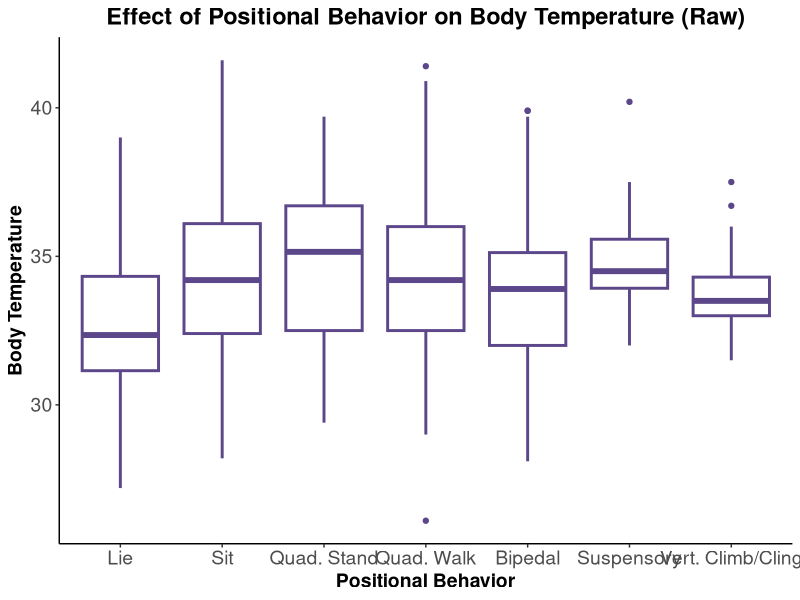
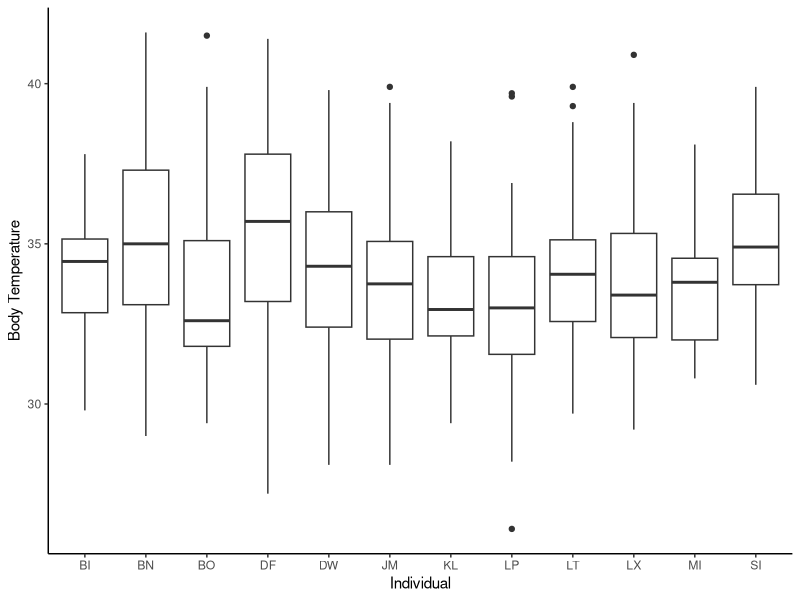
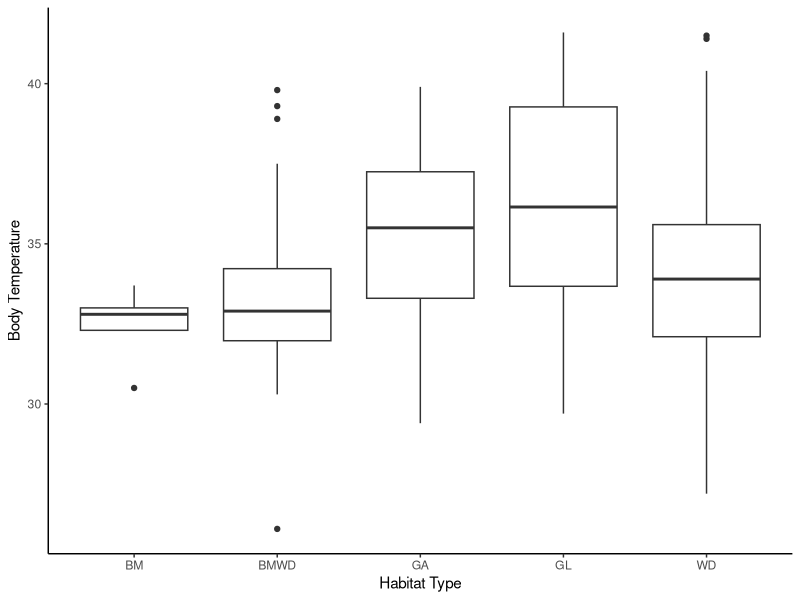
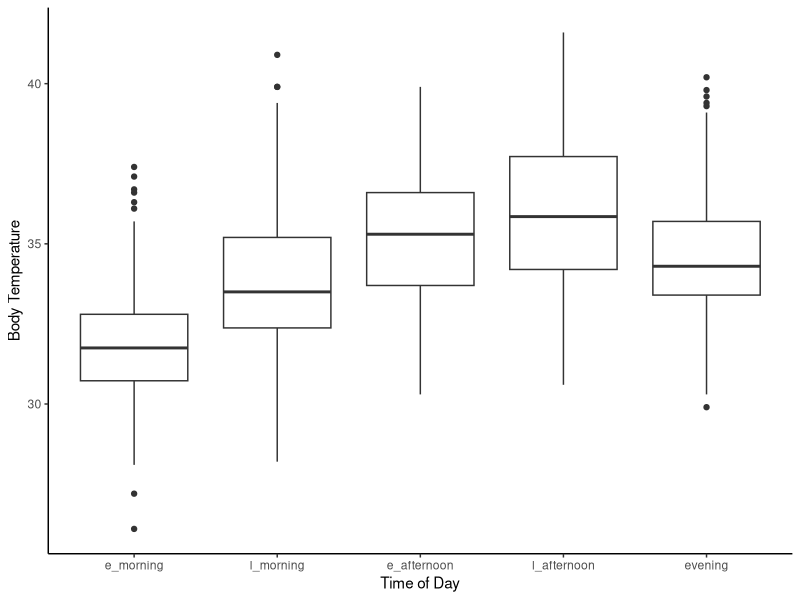
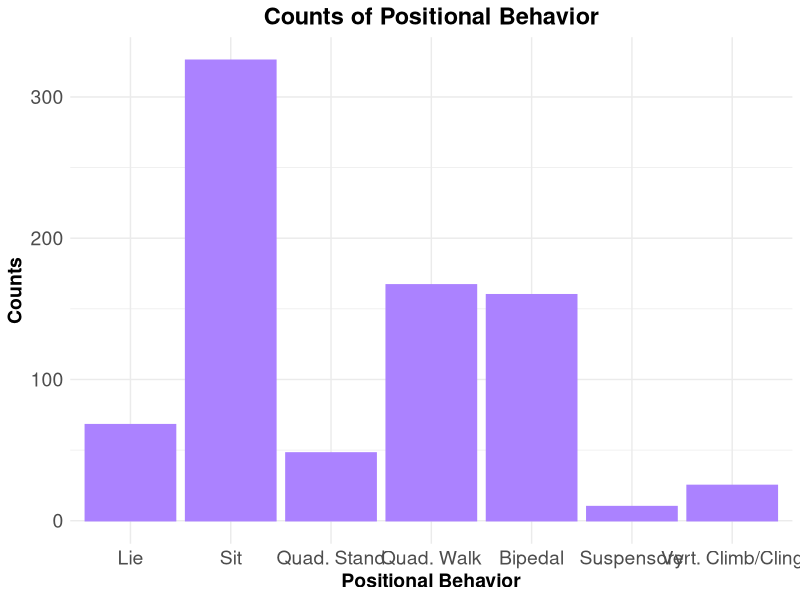
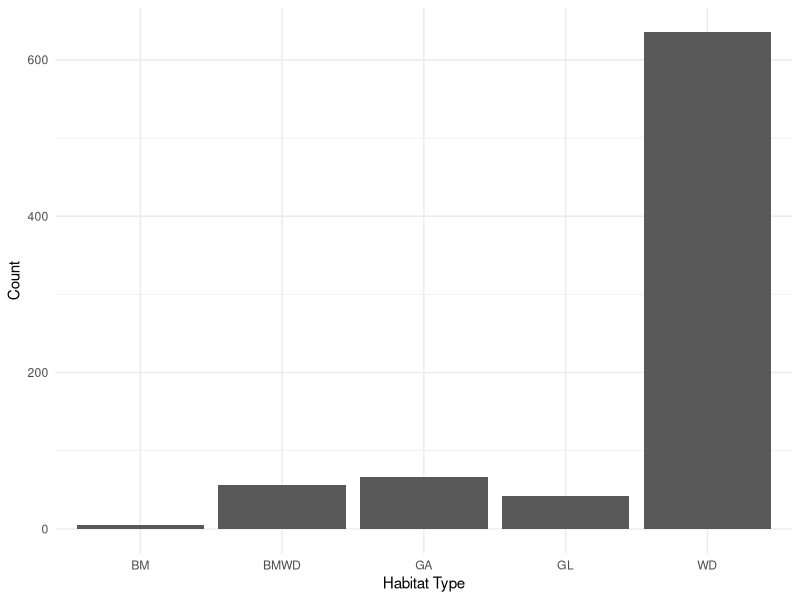
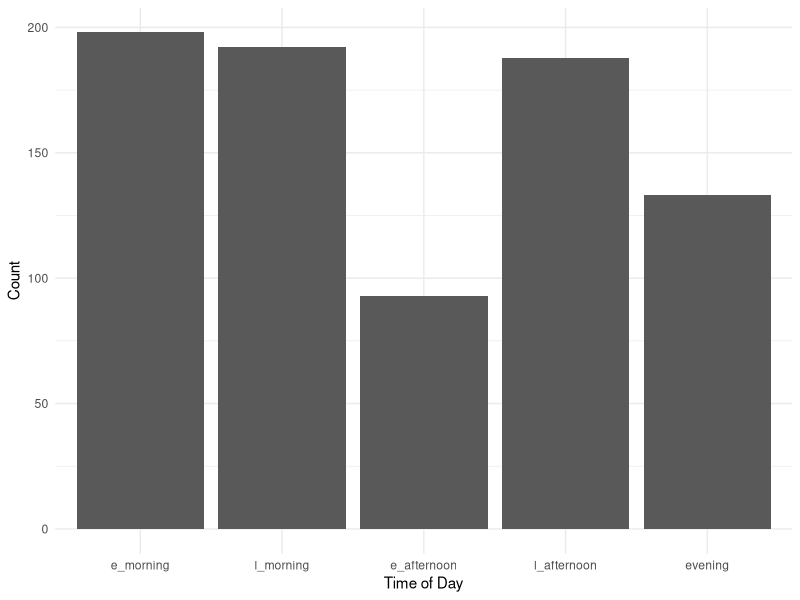
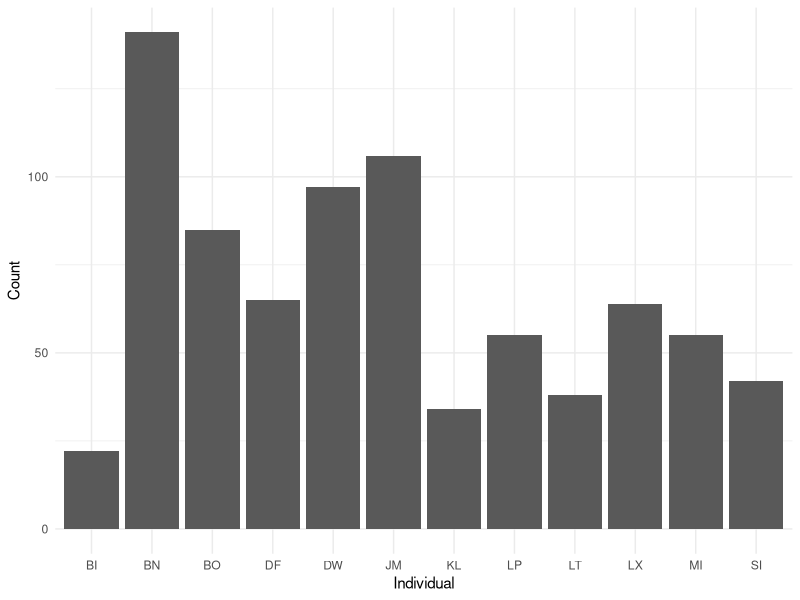

Write the R code that produced these figures, in order. (Note: this script raises an error after producing the figures.)
# load libraries
library(scales)
library(readr)
library(lubridate)
library(magrittr)
library(ggplot2)
library(car)
library(emmeans)
library(lme4)
library(ggthemes)
library(tidyverse) 
#library(plyr) #HSR note- if you need plyr, need to load it before tidyverse. But dplyr in tidyverse does everything plyr can do and more, so shoudln't need plyr. 

##read in data
prelim_tidy <- read_csv("_data/_tidy/prelim_data_tidycols.csv")
View(prelim_tidy)
nrow(prelim_tidy) #2873 rows

#Omit any missing values:
summary(is.na(prelim_tidy)) #looks like missing lots of therm data

prelim_temp<-na.omit(prelim_tidy)
View(prelim_temp)
nrow(prelim_temp) #810 rows; most rows were removed bc therm data missing. 

prelim_temp$therm_t[prelim_temp$therm_t >= 42] <- NA #remove therm values >42 because likely a temp sensor problem? 6 rows removed.  

prelim_temp<-na.omit(prelim_temp) #remove those rows with NA's
View(prelim_temp)
nrow(prelim_temp) #now 804 rows

#Combine positional behaviors into smaller categories
# suspensory = Cb, Br & QM
#bipedalism = BpS, BpW & Abp
#Sit = St & Sq
#Vertical climb and cling together
prelim_temp$pos_beh[prelim_temp$pos_beh == "Cb"] <- "Su"
prelim_temp$pos_beh[prelim_temp$pos_beh == "Br"] <- "Su"
prelim_temp$pos_beh[prelim_temp$pos_beh == "QM"] <- "Su"
prelim_temp$pos_beh[prelim_temp$pos_beh == "Vci"] <- "VC"
prelim_temp$pos_beh[prelim_temp$pos_beh == "Abp"] <- "Bp"
prelim_temp$pos_beh[prelim_temp$pos_beh == "BpS"] <- "Bp"
prelim_temp$pos_beh[prelim_temp$pos_beh == "BpW"] <- "Bp"
prelim_temp$pos_beh[prelim_temp$pos_beh == "Sq"] <- "St"

############
##re-order levels
prelim_temp$time_od <- factor(prelim_temp$time_od, levels = c("e_morning", "l_morning", "e_afternoon", "l_afternoon", "evening"))
prelim_temp$pos_beh <- factor(prelim_temp$pos_beh, levels = c("QS", "Ly", "St", "QW", "Bp", "Su", "VC"))

## Change to factor and numeric
factor_cols <- c("pos_beh","context", "substrate", "hab_type", "individual")
numeric_cols <- c("sun", "therm_t", "t_lo", "t_hi", "amb_t")

prelim_temp[factor_cols] <- lapply(prelim_temp[factor_cols], as.factor)

prelim_temp[numeric_cols] <- lapply(prelim_temp[numeric_cols], as.numeric)

str(prelim_temp)

##plotting
## Change levels for the plot 
prelim_temp$pos_beh <- factor(prelim_temp$pos_beh, levels = c("Ly","St", "QS", "QW", "Bp", "Su", "VC"))

pb_raw_plot <- ggplot(prelim_temp, aes(pos_beh, therm_t)) +
                  geom_boxplot(fill = "white", colour = "mediumpurple4", size = 1) + 
                  ggtitle("Effect of Positional Behavior on Body Temperature (Raw)") +
                  scale_x_discrete(name = "Positional Behavior", labels = c("Lie", "Sit", 
                                        "Quad. Stand", "Quad. Walk", "Bipedal", 
                                        "Suspensory", "Vert. Climb/Cling")) +
                  scale_y_continuous(name = "Body Temperature") +
                  theme_classic()+
                  theme(axis.text.x=element_text(size=14),
                  axis.text.y=element_text(size=14),
                  axis.title.y=element_text(size=14, face="bold"),
                  axis.title.x=element_text(size=14, face="bold"),
                  plot.title = element_text(hjust = 0.5, size=17, face="bold"))
  
pb_raw_plot

##save plot
ggsave("pb_raw_plot.pdf", width=10, height=6, units="in")

ggsave("pb_raw_plot.png", width=10, height=6, units="in")

#labels = c("Lie", "Sit", "Squat", "Quad. Stand", "Quad. Walk", "Bipedal", "Suspensory", "Vert. Climb/Cling"

ggplot(prelim_temp, aes(individual, therm_t)) +
  geom_boxplot() + 
  labs(x="Individual", y="Body Temperature") +
  theme_classic()

ggplot(prelim_temp, aes(hab_type, therm_t)) +
  geom_boxplot() + 
  labs(x="Habitat Type", y="Body Temperature") +
  theme_classic()

ggplot(prelim_temp, aes(time_od, therm_t)) +
  geom_boxplot() + 
  labs(x="Time of Day", y="Body Temperature") +
  theme_classic()

##counts
counts_pos_beh <- ggplot(prelim_temp, aes(pos_beh))+
                    geom_bar(stat="count", fill = "mediumpurple1", colour = "mediumpurple1") + 
                    ggtitle("Counts of Positional Behavior") +
                    scale_x_discrete(name = "Positional Behavior", 
                    labels = c("Lie", "Sit", "Quad. Stand", "Quad. Walk", 
                              "Bipedal", "Suspensory", "Vert. Climb/Cling")) +
                    scale_y_continuous(name = "Counts") +
                    theme_minimal()+
                    theme(axis.text.x=element_text(size=14),
                    axis.text.y=element_text(size=14),
                    axis.title.y=element_text(size=14, face="bold"),
                    axis.title.x=element_text(size=14, face="bold"),
                    plot.title = element_text(hjust = 0.5, size=17, face="bold"))
counts_pos_beh

##save plot
ggsave("counts_pos_beh.pdf", width=10, height=6, units="in")

ggsave("counts_pos_beh.png", width=10, height=6, units="in")

#####more count plots #####

ggplot(prelim_temp, aes(hab_type))+
  geom_bar(stat="count") + 
  labs(x="Habitat Type", y="Count")+
  theme_minimal()    ###can I combine bamboo with bamboo woodland?

ggplot(prelim_temp, aes(time_od))+
  geom_bar(stat="count") + 
  labs(x="Time of Day", y="Count")+
  theme_minimal()

ggplot(prelim_temp, aes(individual))+
  geom_bar(stat="count") + 
  labs(x="Individual", y="Count")+
  theme_minimal()

ggplot(prelim_temp, aes(sun))+
  geom_histogram()

ggplot(prelim_temp, aes(amb_t))+
  geom_histogram()

freq_therm_t <- ggplot(prelim_temp, aes(therm_t))+
                  geom_histogram(aes(y = (..count..)/sum(..count..)), bins = 10, 
                      fill = "mediumpurple1", colour = "mediumpurple1")+
                  ggtitle("Frequency of Chimpanzee Body Temperature") +
                  scale_y_continuous(name = "Frequency", labels = percent)+
                  scale_x_continuous(name = "Chimpanzee Body Temperature")+
                  theme_minimal()+
                  theme(axis.text.x=element_text(size=14),
                      axis.text.y=element_text(size=14),
                      axis.title.y=element_text(size=14, face="bold"),
                      axis.title.x=element_text(size=14, face="bold"),
                      plot.title = element_text(hjust = 0.5, size=17, face="bold"))

freq_therm_t

##save freq_therm_t plot
ggsave("freq_therm_t.pdf", width=10, height=6, units="in")

ggsave("freq_therm_t.png", width=10, height=6, units="in")

###model plotting
library(broom)

m1 <- lmer(therm_t ~ pos_beh + amb_t + sun + date + hab_type +
       (1|individual), data = prelim_temp)
summary(m1)
confint(m1)

##plotting model?
fitted_pb <- ggplot(fortify(m1), aes(pos_beh, therm_t)) +
              stat_summary(fun.data=mean_se, geom="pointrange") +
              stat_summary(aes(y=.fitted), fun.y=mean, geom="line")+
              scale_x_discrete(name = "Positional Behavior", 
                   labels = c("Lie", "Sit", "Quad. Stand", "Quad. Walk", 
                              "Bipedal", "Suspensory", "Vert. Climb/Cling")) +
              scale_y_continuous(name = "Body Temperature") +
              theme_minimal()+
              theme(axis.text.x=element_text(size=14),
                axis.text.y=element_text(size=14),
                axis.title.y=element_text(size=14, face="bold"),
                axis.title.x=element_text(size=14, face="bold"))
fitted_pb

##save plot
ggsave("fitted_pb.pdf", width=10, height=6, units="in")

ggsave("fitted_pb.png", width=10, height=6, units="in")

#predict(m1, preddata)

#m1_res <- tidy(coef(summary(m1)) ) 
#ggplot(m1_res, aes(pos_beh, therm_t)) +
  #geom_point()

ggplot(prelim_temp, aes(pos_beh, therm_t)) + 
  geom_point(size = 3) +
  geom_point(aes(y=predict(m1)), size = 1)


#change levels for the plot
prelim_temp$pos_beh <- factor(prelim_temp$pos_beh, levels = c("Ly","St", "Sq", "QS", "QW", "Bp", "Su", "VC"))

pred_v_obs <- ggplot(prelim_temp, aes(pos_beh, therm_t)) + 
              geom_point(size = 3, colour = "blue") + #shows raw data
              geom_boxplot(colour="blue")+ #shows raw data
              geom_boxplot(aes(y=predict(m1)), size = 1, colour = "red") + #shows model predictions
              scale_x_discrete(name = "Positional Behavior", labels = c("Lie", "Sit", 
                                      "Squat", "Quad. Stand", "Quad. Walk", "Bipedal", 
                                      "Suspensory", "Vert. Climb/Cling")) +
              scale_y_continuous(name = "Body Temperature") +
              theme_classic()

pred_v_obs
#hsr: what this tells me is that the model predictions are pretty close to the raw data. (red and blue boxplots are similar). You can plot just the raw data and see the pattern, if you'd like. 

##save plot for reference
ggsave("pred_v_obs.pdf", width=10, height=6, units="in")

ggsave("pred_v_obs.png", width=10, height=6, units="in")

###################
##change levels back
prelim_temp$pos_beh <- factor(prelim_temp$pos_beh, levels = c("QS", "Ly", "Sq", "St", "QW", "Bp", "Su", "VC"))

##tried another thing and it didn't work...
#newdat <- expand.grid(pos_beh=unique(prelim_temp$pos_beh), 
                      #time_od=unique(prelim_temp$time_od),
                      #sun=c(min(prelim_temp$sun),
                       #     max(prelim_temp$sun)),
                      #date=date(prelim_temp$date),
                      #hab_type=unique(prelim_temp$hab_type))
                      
#ggplot(prelim_temp, aes(x=pos_beh, y=therm_t)) +
 # geom_point(size=3) +
  #geom_line(data=newdat, aes(y=predict(m1, level=0, newdata=newdat), size="Positional Behavior")) +
  #scale_size_manual(name="Predictions", values=c("Positional Behavior"=3)) +
  #theme_classic() 

## Create dataframe to predict over
##attempting to follow tutorial but got too confused....
preddata <- with(prelim_temp, expand.grid(pos_beh = levels(pos_beh), time_od = levels(time_od), sun = c(0,50,100), date = c("2018-06-28", "2018-06-06", "2018-07-16"), hab_type = c("WD", "WG", "GL"), individual = c("DW","JM", "LT")))

factor_cols <- c("pos_beh", "hab_type", "individual")
numeric_cols <- c("sun", "amb_t")

preddata[factor_cols] <- lapply(preddata[factor_cols], as.factor)
preddata[numeric_cols] <- lapply(preddata[numeric_cols], as.numeric)

preddata$date <- as.Date(preddata$date)

str(preddata)

########
mm <- model.matrix(~pos_beh + amb_t + sun + date + hab_type, data=preddata)

###won't work because I don't have 2 or more levels per factor

pframe2 <- data.frame(preddata,eta=mm%*%fixef(m1))
pframe2 <- with(pframe2,data.frame(pframe2,prop=eta))
pvar1 <- diag(mm %*% tcrossprod(vcov(m1),mm))
tvar1 <- pvar1+VarCorr(m1)$individual
pframe2 <- data.frame(
  pframe2
  , plo = pframe2$eta-2*sqrt(pvar1)
  , phi = pframe2$eta+2*sqrt(pvar1)
  , tlo = pframe2$eta-2*sqrt(tvar1)
  , thi = pframe2$eta+2*sqrt(tvar1)
)


#### habitat type plot ####
###combine bamboo and bamboo woodland
prelim_temp$hab_type[prelim_temp$hab_type == "BMWD"] <- "BM"

#reorder levels
prelim_temp$hab_type <- factor(prelim_temp$hab_type, levels = c("WD", "GL", "GA", "BM"))


#plot
counts_hab_type <- ggplot(prelim_temp, aes(hab_type))+
  geom_bar(stat="count", fill = "mediumpurple1", colour = "mediumpurple1") + 
  ggtitle("Counts of Habitat Type") +
  scale_x_discrete(name = "Habitat Type", 
                   labels = c("Woodland", "Grassland", "Gallery Forest", "Bamboo Woodland")) +
  scale_y_continuous(name = "Counts") +
  theme_minimal()+
  theme(axis.text.x=element_text(size=14),
        axis.text.y=element_text(size=14),
        axis.title.y=element_text(size=14, face="bold"),
        axis.title.x=element_text(size=14, face="bold"),
        plot.title = element_text(hjust = 0.5, size=17, face="bold"))

counts_hab_type

##save plot
ggsave("counts_hab_type.pdf", width=10, height=6, units="in")

ggsave("counts_hab_type.png", width=10, height=6, units="in")
